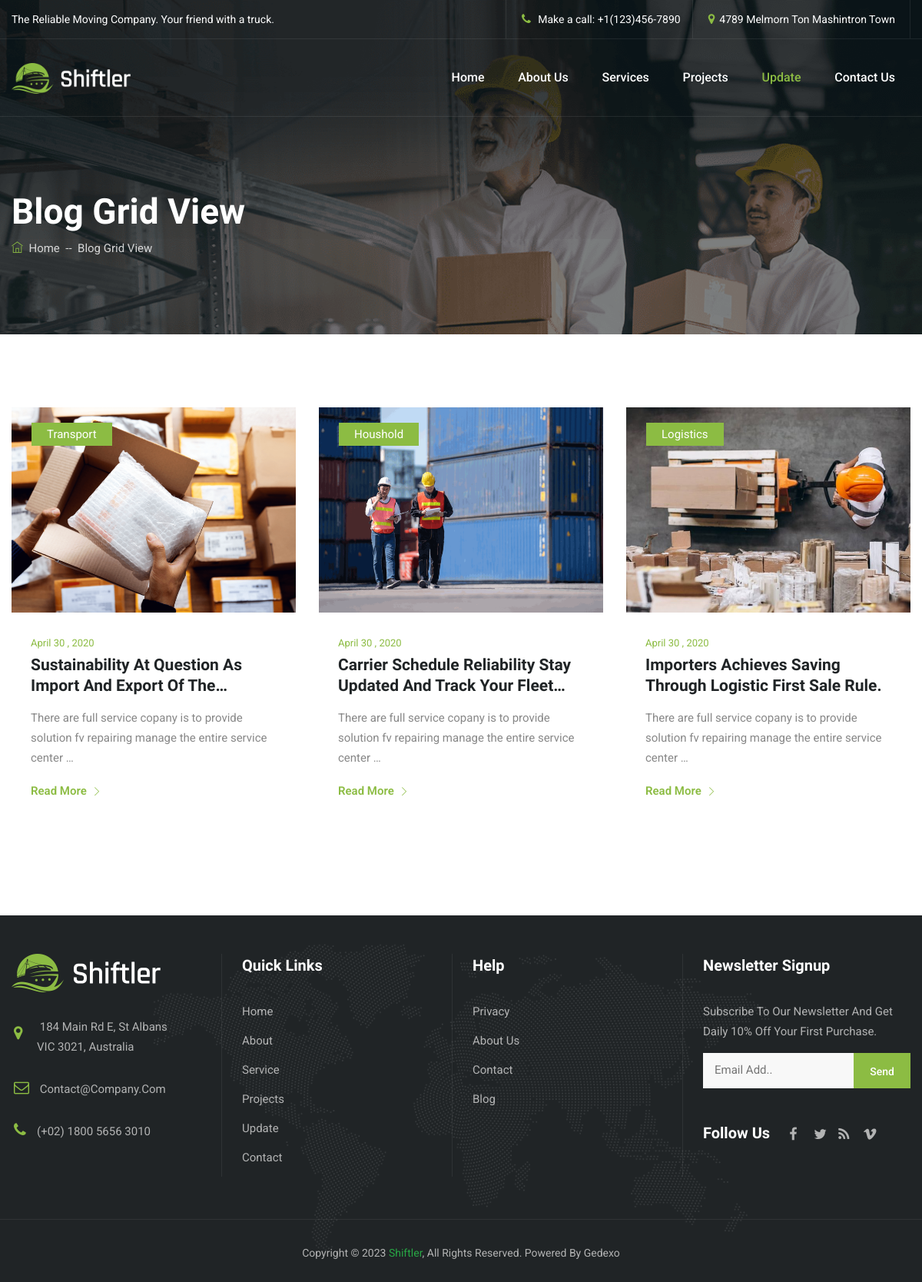
The page /update/ on the database its author committed.
### web/models.py (models this page shows, shortened)
class Blog(models.Model):
    name = models.CharField(max_length=100)
    title = models.CharField(max_length=200)
    image = models.ImageField()
    contact = models.TextField()

### web/views.py (the view)
# urls.py: path('update/',views.blog,name='blog-grid-view'),
def blog(request):
    item = Blog.objects.all()
    context = {
        'blogs' : item,
        'is_Update' : True
    }
    return render(request,'web/blog-grid-view.html',context)

### template/web/blog-grid-view.html (shortened to what this page needs)
{% extends "web/partail/base.html" %}
{% load static %}
{% block content %}
<!DOCTYPE html>
<html lang="en">
<head>
</head>
<body>
    <div class="page">
        <header id="masthead" class="header cmt-header-style-01">
            <div class="cmt-topbar cmt-textcolor-white clearfix">
                <div class="container">
                    <div class="row">
                        <div class="col-md-12 d-flex flex-row align-items-center justify-content-center">
                            <div class="cmt-topbar-content">
                                <ul class="top-contact text-left">
                                    <li class="list-inline-item">The Reliable Moving Company. Your friend with a truck.</li>
                                </ul>
                            </div>
                            <div class="top_bar_contact_item ml-auto">
                                 <div class="top_bar_icon"><i class="fa fa-phone"></i>
                                 </div> Make a call:<a href="#"> +1(123)456-7890</a>
                            </div>
                            <div class="top_bar_contact_item">
                                 <div class="top_bar_icon"><i class="fa fa-map-marker"></i></div>4789 Melmorn Ton Mashintron Town
                            </div>
                        </div>
                    </div>
                </div>
            </div>
            <div id="site-header-menu" class="site-header-menu">
                <div class="site-header-menu-inner cmt-stickable-header ">
                    <div class="container">
                        <div class="row">
                            <div class="col">
                                <div class="site-navigation d-flex flex-row align-items-center">
                                    <div class="site-branding mr-auto">
                                        <a class="home-link" href="{% url "web:index" %}" title="Shiftler" rel="home">
                                             <img id="logo-img" class="img-center standardlogo" src="{% static "web/images/logo-img.png" %}" alt="logo-img">
                                        </a>
                                    </div>
                                    <nav class="main-menu menu-mobile" id="menu">
                                        <ul class="menu">
                                            <li class="mega-menu-item"><a href="{% url "web:index" %}" class="mega-menu-link">Home</a></li>
                                            <li><a href="{% url "web:about-us" %}">About Us</a></li>
                                            <li><a href="{% url "web:services-1" %}">Services</a></li>
                                            <li class="mega-menu-item"><a href="{% url "web:portfolio-style" %}" class="mega-menu-link">Projects</a>
                                            </li>
                                            <li class="mega-menu-item {% if is_Update %}active{% endif %}"><a href="{% url "web:blog-grid-view" %}" class="mega-menu-link">Update</a>
                                            </li>
                                            <li class="mega-menu-item">
                                                <a href="{% url "web:contact" %}" class="mega-menu-link">Contact Us</a>
                                            </li>
                                        </ul>
                                    </nav>
                                </div>
                            </div>
                        </div>
                    </div>
                </div>
            </div>
        </header>
        <div class="cmt-page-title-row">
            <div class="cmt-page-title-row-inner">
                <div class="container">
                    <div class="row align-items-center">
                        <div class="col-lg-12">
                            <div class="page-title-heading">
                                <h2 class="title">Blog Grid View</h2>
                            </div>
                            <div class="breadcrumb-wrapper">
                                <span>
                                    <a title="Go to Shiftler." href="{% url "web:index" %}" class="home">
                                    <i class="themifyicon ti-home"></i> &nbsp;Home</a>
                                </span>
                                <span class="cmt-bread-sep">&nbsp;--&nbsp;</span>
                                <span>Blog Grid View</span>
                            </div>
                        </div>
                    </div>
                </div>
            </div>
        </div>
        <div class="main-site">
            <section class="cmt-row grid-section clearfix">
                <div class="container">
                    <div class="row">
                        {% for item_blog in blogs %}
                        <div class="col-md-4 mb-30">
                                <div class="featured-imagebox featured-imagebox-post  style1">
                                    <div class="cmt-post-thumbnail featured-thumbnail">
                                        <a href="{% url "web:blog_view" id=item_blog.id %}"><img class="img-fluid" src="{{item_blog.image.url}}" alt="image"></a>
                                        <div class="cmt-box-post-categories">
                                            <div class="post-category">
                                               <a href="#">{{item_blog.name}}</a>
                                            </div>
                                        </div>
                                    </div>
                                    <div class="featured-content featured-content-post">
                                       <div class="cmt-entry-date">
                                            <time class="entry-month" datetime="2019-07-28T07:07:55+00:00">April
                                                <span class="entry-date">30</span>
                                                <span>,</span>
                                                <span class="entry-year">2020</span>
                                            </time>
                                        </div>
                                        <div class="post-title featured-title">
                                            <h3><a href="#">{{item_blog.title}}</a></h3>
                                        </div>
                                        <div class="entry-content">
                                            <div class="cmt-box-desc-text">
                                                <p>{{item_blog.contact|truncatechars:100 }}</p>
                                            </div>
                                            <div class="cmt-blogbox-desc-footer">
                                                <a class="cmt-btn btn-inline cmt-icon-btn-right cmt-btn-color-dark" href="{% url "web:blog_view" id=item_blog.id %}" tabindex="-1">Read More<i class="ti ti-angle-right"></i></a>
                                            </div>
                                        </div>
                                    </div>
                                </div>
                        </div>
                        {% endfor %}
                    </div>
                </div>
            </section>
        </div>
    </div>
</body>
</html>
{% endblock %}

### static/web/css/megamenu.css (style rules this page uses)
nav.main-menu ul { padding: 0px; margin: 0px; list-style: none; position: relative; }
nav.main-menu ul li { position: relative; }
nav.main-menu { margin-bottom: 0; -moz-border-radius: 0px; -webkit-border-radius: 0px; -o-border-radius: 0px; border-radius: 0px; border: none; z-index: 2; }
nav.main-menu ul.menu > li { position: relative; display: inline-block; }
@media (min-width: 1200px) { nav.main-menu ul.menu > li > a { display: block; position: relative; font-weight: 500; font-size: 16px; line-height: 16px; letter-spacing: 0; } }

### static/web/css/responsive.css (style rules this page uses)
@media only screen and (min-width: 1200px) { .container { max-width: 1200px; } }
@media only screen and (min-width: 1200px) { .header #site-header-menu .site-navigation ul.menu > li >a { display: block; margin: 0px; padding: 0px 20px; text-decoration: none; position: relative; z-index: 1; height: 100px; line-height: 100px; font-family: roboto, sans-serif; } }
@media only screen and (min-width: 1200px) { header.cmt-header-style-01 { position: absolute; left: 0; right: 0; z-index: 3; } }
@media only screen and (min-width: 1200px) { .header #site-header-menu .site-navigation ul.menu > li >a { display: block; margin: 0px; padding: 0px 20px; text-decoration: none; position: relative; z-index: 4; height: 100px; line-height: 100px; font-family: roboto, sans-serif; } }
@media only screen and (max-width: 1200px) { .site-branding img { max-height: 40px; } }
@media only screen and (max-width: 1200px) { .cmt-page-title-row { height: auto; } }

### rows shown on the page
Blog: image (picture), name "Transport", title "Sustainability At Question As Import And Export Of…", contact "There are full service copany is to provide solution fv repairing manage the entire service center …"
Blog: image (picture), name "Houshold", title "Carrier Schedule Reliability Stay Updated And Track Your…", contact "There are full service copany is to provide solution fv repairing manage the entire service center …"
Blog: image (picture), name "Logistics", title "Importers Achieves Saving Through Logistic First Sale Rule.", contact "There are full service copany is to provide solution fv repairing manage the entire service center …"
